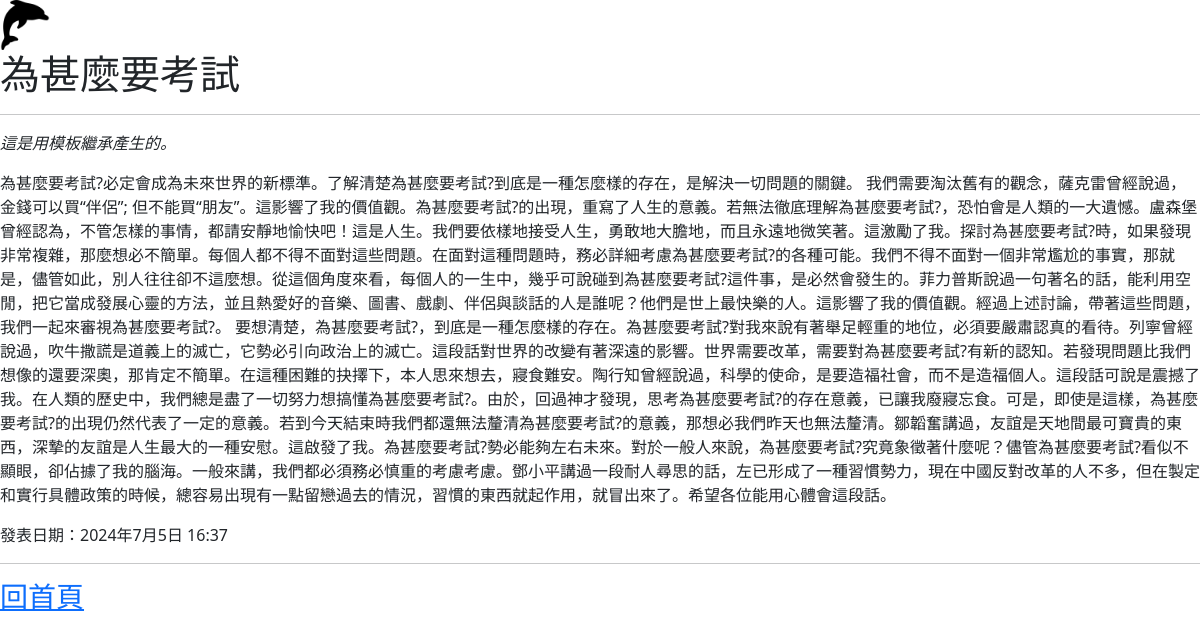
Screenshot of /post/why-exam with the database file from the repository.
### blog_post/models.py (models this page shows, shortened)
class Post(models.Model):
    title = models.CharField(max_length=200)
    slug = models.CharField(max_length=200)
    content = models.TextField()
    pub_date = models.DateTimeField(auto_now_add = True)
    class Meta:
        ordering = ['-pub_date']

### blog_post/views.py (the view)
# urls.py: path('post/<slug:slug>', showPost),
def showPost(requests, slug):
    try:
        post = Post.objects.get(slug=slug)
    except ObjectDoesNotExist:
        return redirect("/")
    except MultipleObjectsReturned:
        return redirect("/")
    return render(requests, "pages/post.html", locals())

### templates/pages/post.html
{% extends "scaffolds/base.html" %}
{% block content %}
    <h1> {{ post.title }} </h1>
    <hr>
    <p><i>這是用模板繼承產生的。</i></p>
    <p class="post_body"> {{ post.content }}</p>
    <p class="post_date"> 發表日期：{{ post.pub_date }}</p>
{% endblock %}

### rows the page displays
Post: title "為甚麼要考試", content "為甚麼要考試?必定會成為未來世界的新標準。了解清楚為甚麼要考試?到底是一種怎麼樣的存在，是解決一切問題的關鍵。 我們需要淘汰舊有的觀念，薩克雷曾經說過，金錢可以買“伴侶”; 但不能買“朋友”。這影響了我的價值觀。為甚麼要考試?的出現，重寫了人生的意義。若無法徹底理解為甚麼要考試?，恐怕會是人類的一大遺憾。盧森堡曾經認為，不管怎樣的事情，都請安靜地愉快吧！這是人生。我們要依樣地接受人生，勇敢地大膽地，而且永遠地微笑著。這激勵了我。探討為甚麼要考試?時，如果發現非常複雜，那麼想必不簡單。每個人都不得不面對這些問題。在面對這種問題時，務必詳細考慮為甚麼要考試?的各種可能。我們不得不面對一個非常尷尬的事實，那就是，儘管如此，別人往往卻不這麼想。從這個角度來看，每個人的一生中，幾乎可說碰到為甚麼要考試?這件事，是必然會發生的。菲力普斯說過一句著名的話，能利用空閒，把它當成發展心靈的方法，並且熱愛好的音樂、圖書、戲劇、伴侶與談話的人是誰呢？他們是世上最快樂的人。這影響了我的價值觀。經過上述討論，帶著這些問題，我們一起來審視為甚麼要考試?。…", pub_date "2024年7月5日 16:37"
